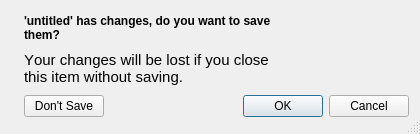
<?xml version="1.0" encoding="UTF-8"?>
<ui version="4.0">
 <class>SaveDialog</class>
 <widget class="QDialog" name="Dialog">
  <property name="windowModality">
   <enum>Qt::WindowModal</enum>
  </property>
  <property name="geometry">
   <rect>
    <x>0</x>
    <y>0</y>
    <width>420</width>
    <height>134</height>
   </rect>
  </property>
  <property name="sizePolicy">
   <sizepolicy hsizetype="Fixed" vsizetype="Fixed">
    <horstretch>0</horstretch>
    <verstretch>0</verstretch>
   </sizepolicy>
  </property>
  <property name="windowTitle">
   <string>Dialog</string>
  </property>
  <property name="sizeGripEnabled">
   <bool>true</bool>
  </property>
  <property name="modal">
   <bool>true</bool>
  </property>
  <layout class="QGridLayout" name="gridLayout">
   <item row="0" column="1" alignment="Qt::AlignLeft">
    <widget class="QLabel" name="Message">
     <property name="sizePolicy">
      <sizepolicy hsizetype="Fixed" vsizetype="Fixed">
       <horstretch>4</horstretch>
       <verstretch>0</verstretch>
      </sizepolicy>
     </property>
     <property name="minimumSize">
      <size>
       <width>250</width>
       <height>0</height>
      </size>
     </property>
     <property name="maximumSize">
      <size>
       <width>200</width>
       <height>16777215</height>
      </size>
     </property>
     <property name="font">
      <font>
       <weight>75</weight>
       <italic>false</italic>
       <bold>true</bold>
       <underline>false</underline>
       <strikeout>false</strikeout>
       <stylestrategy>PreferAntialias</stylestrategy>
       <kerning>false</kerning>
      </font>
     </property>
     <property name="text">
      <string>'untitled' has changes, do you want to save them?</string>
     </property>
     <property name="textFormat">
      <enum>Qt::AutoText</enum>
     </property>
     <property name="scaledContents">
      <bool>false</bool>
     </property>
     <property name="wordWrap">
      <bool>true</bool>
     </property>
     <property name="indent">
      <number>0</number>
     </property>
    </widget>
   </item>
   <item row="1" column="1" alignment="Qt::AlignLeft">
    <widget class="QLabel" name="label_3">
     <property name="sizePolicy">
      <sizepolicy hsizetype="Fixed" vsizetype="Fixed">
       <horstretch>0</horstretch>
       <verstretch>0</verstretch>
      </sizepolicy>
     </property>
     <property name="minimumSize">
      <size>
       <width>250</width>
       <height>0</height>
      </size>
     </property>
     <property name="maximumSize">
      <size>
       <width>250</width>
       <height>16777215</height>
      </size>
     </property>
     <property name="font">
      <font>
       <pointsize>11</pointsize>
       <weight>50</weight>
       <bold>false</bold>
       <stylestrategy>PreferAntialias</stylestrategy>
       <kerning>false</kerning>
      </font>
     </property>
     <property name="text">
      <string>Your changes will be lost if you close this item without saving.</string>
     </property>
     <property name="wordWrap">
      <bool>true</bool>
     </property>
    </widget>
   </item>
   <item row="0" column="0" rowspan="2">
    <widget class="QLabel" name="label">
     <property name="sizePolicy">
      <sizepolicy hsizetype="Fixed" vsizetype="Fixed">
       <horstretch>0</horstretch>
       <verstretch>0</verstretch>
      </sizepolicy>
     </property>
     <property name="text">
      <string/>
     </property>
     <property name="pixmap">
      <pixmap resource="../resources/res.qrc">:/logo/logo.png</pixmap>
     </property>
    </widget>
   </item>
   <item row="2" column="1">
    <layout class="QHBoxLayout" name="horizontalLayout">
     <item alignment="Qt::AlignLeft">
      <widget class="QPushButton" name="unsaveBtn">
       <property name="sizePolicy">
        <sizepolicy hsizetype="Fixed" vsizetype="Fixed">
         <horstretch>0</horstretch>
         <verstretch>0</verstretch>
        </sizepolicy>
       </property>
       <property name="text">
        <string>Don't Save</string>
       </property>
      </widget>
     </item>
     <item>
      <widget class="QDialogButtonBox" name="buttonBox">
       <property name="sizePolicy">
        <sizepolicy hsizetype="Fixed" vsizetype="Fixed">
         <horstretch>0</horstretch>
         <verstretch>0</verstretch>
        </sizepolicy>
       </property>
       <property name="orientation">
        <enum>Qt::Horizontal</enum>
       </property>
       <property name="standardButtons">
        <set>QDialogButtonBox::Cancel|QDialogButtonBox::Ok</set>
       </property>
       <property name="centerButtons">
        <bool>false</bool>
       </property>
      </widget>
     </item>
    </layout>
   </item>
  </layout>
 </widget>
 <resources>
  <include location="../resources/res.qrc"/>
 </resources>
 <connections>
  <connection>
   <sender>buttonBox</sender>
   <signal>accepted()</signal>
   <receiver>Dialog</receiver>
   <slot>accept()</slot>
   <hints>
    <hint type="sourcelabel">
     <x>248</x>
     <y>254</y>
    </hint>
    <hint type="destinationlabel">
     <x>157</x>
     <y>274</y>
    </hint>
   </hints>
  </connection>
  <connection>
   <sender>buttonBox</sender>
   <signal>rejected()</signal>
   <receiver>Dialog</receiver>
   <slot>reject()</slot>
   <hints>
    <hint type="sourcelabel">
     <x>316</x>
     <y>260</y>
    </hint>
    <hint type="destinationlabel">
     <x>286</x>
     <y>274</y>
    </hint>
   </hints>
  </connection>
 </connections>
</ui>
